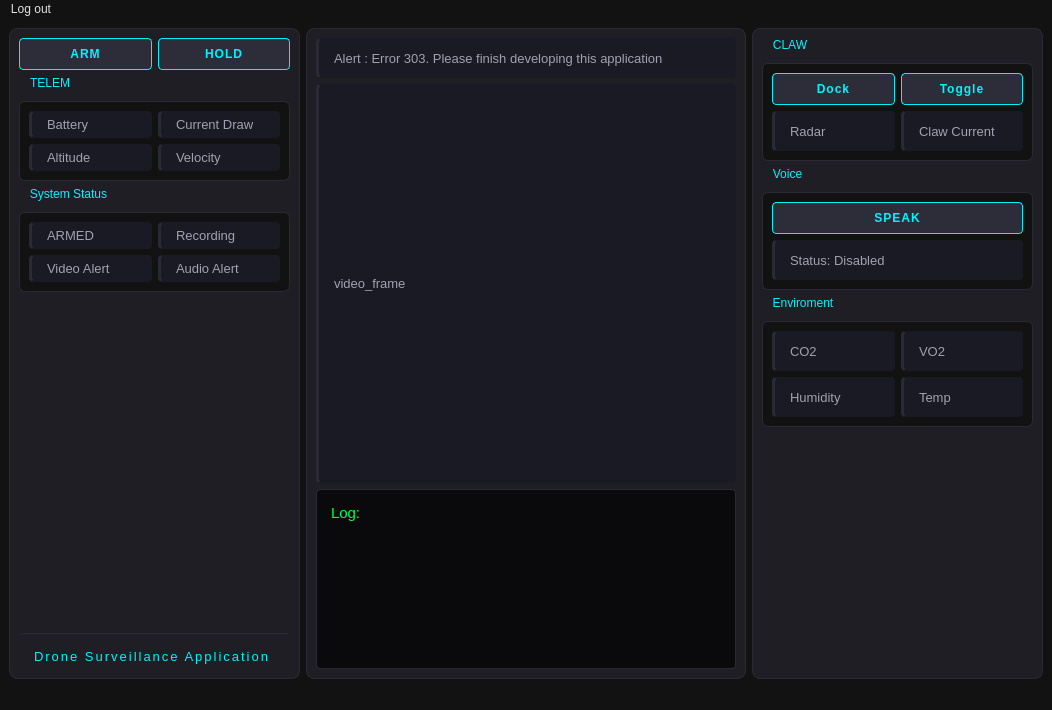
<?xml version="1.0" encoding="UTF-8"?>
<ui version="4.0">
 <class>MainWindow</class>
 <widget class="QMainWindow" name="MainWindow">
  <property name="geometry">
   <rect>
    <x>0</x>
    <y>0</y>
    <width>1052</width>
    <height>710</height>
   </rect>
  </property>
  <property name="mouseTracking">
   <bool>false</bool>
  </property>
  <property name="windowTitle">
   <string>MainWindow</string>
  </property>
  <property name="styleSheet">
   <string notr="true">/* 1. Global Background and Text */
QMainWindow, QWidget {
    background-color: #121212; /* Deep dark grey/black */
    color: #E0E0E0; /* Off-white text for readability */
    font-family: &quot;Segoe UI&quot;, &quot;Helvetica Neue&quot;, sans-serif;
}

/* 2. Layout Panels (Your QFrames) */
QFrame {
    background-color: #1E1E24; /* Slightly lighter grey for panels */
    border: 1px solid #2A2A35;
    border-radius: 8px;
}

/* 3. The Video Feed Label */
/* Assuming you name your camera label &quot;video_feed_label&quot; */
QLabel#video_feed_label {
    background-color: #000000;
    border: 2px solid #00F3FF; /* Neon Cyan tactical border */
    border-radius: 4px;
}

/* 4. Standard Text Labels (Telemetry data) */
QLabel {
    background-color: transparent;
    border: none;
    font-size: 13px;
}

/* 5. Modern Interactive Buttons */
QPushButton {
    background-color: #2D2D3A;
    border: 1px solid #00F3FF; /* Cyan outline */
    color: #00F3FF; /* Cyan text */
    padding: 8px 16px;
    border-radius: 4px;
    font-weight: bold;
	font: bold 11pt &quot;Ubuntu Sans&quot;;

    letter-spacing: 1px;
}

/* Button Hover Animation */
QPushButton:hover {
    background-color: #00F3FF; /* Fill solid cyan on hover */
    color: #121212; /* Invert text to black */
}

/* Button Click Animation */
QPushButton:pressed {
    background-color: #00B8D4;
    border: 1px solid #00B8D4;
}

/* 6. The Console Output (Read-only text box) */
QTextEdit {
    background-color: #0A0A0C; /* Pitch black */
    color: #00FF41; /* Hacker terminal green */
    border: 1px solid #2A2A35;
    font-family: &quot;Courier New&quot;, monospace;
    padding: 10px;
    border-radius: 4px;
}

/* General Text Labels (For titles like &quot;Battery&quot;, &quot;Altitude&quot;) */
QLabel {
    background-color: #1A1A24; /* Slightly lighter than the background */
    color: #A0A0B0; /* Muted grey/white text so it isn't blinding */
    padding: 6px 12px;
    border-radius: 4px;
    font-size: 13px;
    border-left: 3px solid #2A2A35; /* Subtle grey edge to give it structure */
}


/* 1. GroupBox Main Body (The Secret Fix) */
QGroupBox {
    color: #00F3FF;
    border: 1px solid #2A2A35;
    border-radius: 6px;
    margin-top: 25px; 
    
    /* Apply the massive font to the WHOLE box so the title inherits it */
    font:  16pt &quot;Ubuntu Sans&quot;; 
}

/* 2. GroupBox Title Alignment */
QGroupBox::title {
    subcontrol-origin: margin; 
    subcontrol-position: top left;
    padding: 0 8px; 
    left: 1px; 
    background-color: #1E1E24; 
    /* Notice: No font commands here anymore! */
}

/* 3. GroupBox Data Labels */
QGroupBox QLabel {
    /* Force the labels back down so they don't stay giant */
    font: 12pt &quot;Ubuntu Sans&quot;;
    font-weight: normal; 
}


/* Immunity Shield for the Logo Label */
QLabel#app_logo {
background-color: transparent;
border: none;
padding: 0px;
margin: 0px;
/* If there is text, force it back to standard grey/white: */
color: #E0E0E0;
}</string>
  </property>
  <widget class="QWidget" name="centralwidget">
   <layout class="QGridLayout" name="gridLayout_2">
    <item row="0" column="3">
     <widget class="QFrame" name="frame_right">
      <property name="minimumSize">
       <size>
        <width>291</width>
        <height>0</height>
       </size>
      </property>
      <property name="maximumSize">
       <size>
        <width>291</width>
        <height>16777215</height>
       </size>
      </property>
      <property name="baseSize">
       <size>
        <width>100</width>
        <height>0</height>
       </size>
      </property>
      <property name="frameShape">
       <enum>QFrame::StyledPanel</enum>
      </property>
      <property name="frameShadow">
       <enum>QFrame::Raised</enum>
      </property>
      <layout class="QVBoxLayout" name="verticalLayout_3">
       <item>
        <widget class="QGroupBox" name="groupBox">
         <property name="title">
          <string>CLAW</string>
         </property>
         <layout class="QGridLayout" name="gridLayout_7">
          <item row="0" column="0">
           <widget class="QPushButton" name="dock_button">
            <property name="text">
             <string>Dock</string>
            </property>
           </widget>
          </item>
          <item row="0" column="1">
           <widget class="QPushButton" name="toggle_claw_button">
            <property name="text">
             <string>Toggle</string>
            </property>
           </widget>
          </item>
          <item row="1" column="0">
           <widget class="QLabel" name="radar_label">
            <property name="minimumSize">
             <size>
              <width>0</width>
              <height>40</height>
             </size>
            </property>
            <property name="maximumSize">
             <size>
              <width>16777215</width>
              <height>40</height>
             </size>
            </property>
            <property name="text">
             <string>Radar</string>
            </property>
           </widget>
          </item>
          <item row="1" column="1">
           <widget class="QLabel" name="claw_current_label">
            <property name="minimumSize">
             <size>
              <width>0</width>
              <height>40</height>
             </size>
            </property>
            <property name="maximumSize">
             <size>
              <width>16777215</width>
              <height>40</height>
             </size>
            </property>
            <property name="text">
             <string>Claw Current</string>
            </property>
           </widget>
          </item>
         </layout>
        </widget>
       </item>
       <item>
        <widget class="QGroupBox" name="groupBox_2">
         <property name="title">
          <string>Voice</string>
         </property>
         <layout class="QVBoxLayout" name="verticalLayout_4">
          <item>
           <widget class="QPushButton" name="speak_button">
            <property name="text">
             <string>SPEAK</string>
            </property>
           </widget>
          </item>
          <item>
           <widget class="QLabel" name="speak_status">
            <property name="minimumSize">
             <size>
              <width>0</width>
              <height>40</height>
             </size>
            </property>
            <property name="maximumSize">
             <size>
              <width>16777215</width>
              <height>40</height>
             </size>
            </property>
            <property name="text">
             <string>Status: Disabled</string>
            </property>
           </widget>
          </item>
         </layout>
        </widget>
       </item>
       <item>
        <widget class="QGroupBox" name="groupBox_3">
         <property name="title">
          <string>Enviroment</string>
         </property>
         <layout class="QGridLayout" name="gridLayout_5">
          <item row="0" column="0">
           <widget class="QLabel" name="co2_label">
            <property name="minimumSize">
             <size>
              <width>0</width>
              <height>40</height>
             </size>
            </property>
            <property name="maximumSize">
             <size>
              <width>16777215</width>
              <height>40</height>
             </size>
            </property>
            <property name="text">
             <string>CO2</string>
            </property>
           </widget>
          </item>
          <item row="0" column="1">
           <widget class="QLabel" name="vo2_label">
            <property name="minimumSize">
             <size>
              <width>0</width>
              <height>40</height>
             </size>
            </property>
            <property name="maximumSize">
             <size>
              <width>16777215</width>
              <height>40</height>
             </size>
            </property>
            <property name="text">
             <string>VO2</string>
            </property>
           </widget>
          </item>
          <item row="1" column="0">
           <widget class="QLabel" name="hum_label">
            <property name="minimumSize">
             <size>
              <width>0</width>
              <height>40</height>
             </size>
            </property>
            <property name="maximumSize">
             <size>
              <width>16777215</width>
              <height>40</height>
             </size>
            </property>
            <property name="text">
             <string>Humidity</string>
            </property>
           </widget>
          </item>
          <item row="1" column="1">
           <widget class="QLabel" name="temp_label">
            <property name="minimumSize">
             <size>
              <width>0</width>
              <height>40</height>
             </size>
            </property>
            <property name="maximumSize">
             <size>
              <width>16777215</width>
              <height>40</height>
             </size>
            </property>
            <property name="text">
             <string>Temp</string>
            </property>
           </widget>
          </item>
         </layout>
        </widget>
       </item>
       <item>
        <spacer name="verticalSpacer_2">
         <property name="orientation">
          <enum>Qt::Vertical</enum>
         </property>
         <property name="sizeHint" stdset="0">
          <size>
           <width>20</width>
           <height>40</height>
          </size>
         </property>
        </spacer>
       </item>
      </layout>
     </widget>
    </item>
    <item row="0" column="2">
     <widget class="QFrame" name="frame_center">
      <property name="frameShape">
       <enum>QFrame::StyledPanel</enum>
      </property>
      <property name="frameShadow">
       <enum>QFrame::Raised</enum>
      </property>
      <layout class="QVBoxLayout" name="verticalLayout">
       <item>
        <widget class="QLabel" name="alert">
         <property name="maximumSize">
          <size>
           <width>16777215</width>
           <height>40</height>
          </size>
         </property>
         <property name="text">
          <string>Alert : Error 303. Please finish developing this application</string>
         </property>
        </widget>
       </item>
       <item>
        <widget class="QLabel" name="video_frame">
         <property name="text">
          <string>video_frame</string>
         </property>
        </widget>
       </item>
       <item>
        <widget class="QTextEdit" name="log">
         <property name="minimumSize">
          <size>
           <width>0</width>
           <height>50</height>
          </size>
         </property>
         <property name="maximumSize">
          <size>
           <width>16777215</width>
           <height>180</height>
          </size>
         </property>
         <property name="readOnly">
          <bool>true</bool>
         </property>
         <property name="html">
          <string>&lt;!DOCTYPE HTML PUBLIC &quot;-//W3C//DTD HTML 4.0//EN&quot; &quot;http://www.w3.org/TR/REC-html40/strict.dtd&quot;&gt;
&lt;html&gt;&lt;head&gt;&lt;meta name=&quot;qrichtext&quot; content=&quot;1&quot; /&gt;&lt;meta charset=&quot;utf-8&quot; /&gt;&lt;style type=&quot;text/css&quot;&gt;
p, li { white-space: pre-wrap; }
hr { height: 1px; border-width: 0; }
li.unchecked::marker { content: &quot;\2610&quot;; }
li.checked::marker { content: &quot;\2612&quot;; }
&lt;/style&gt;&lt;/head&gt;&lt;body style=&quot; font-family:'Courier New','monospace'; font-size:11pt; font-weight:400; font-style:normal;&quot;&gt;
&lt;p style=&quot; margin-top:0px; margin-bottom:0px; margin-left:0px; margin-right:0px; -qt-block-indent:0; text-indent:0px;&quot;&gt;Log: &lt;/p&gt;&lt;/body&gt;&lt;/html&gt;</string>
         </property>
        </widget>
       </item>
      </layout>
     </widget>
    </item>
    <item row="0" column="0">
     <widget class="QFrame" name="frame_left">
      <property name="minimumSize">
       <size>
        <width>291</width>
        <height>0</height>
       </size>
      </property>
      <property name="maximumSize">
       <size>
        <width>291</width>
        <height>16777215</height>
       </size>
      </property>
      <property name="baseSize">
       <size>
        <width>100</width>
        <height>0</height>
       </size>
      </property>
      <property name="frameShape">
       <enum>QFrame::StyledPanel</enum>
      </property>
      <property name="frameShadow">
       <enum>QFrame::Raised</enum>
      </property>
      <layout class="QVBoxLayout" name="verticalLayout_2">
       <item>
        <layout class="QGridLayout" name="gridLayout">
         <item row="4" column="0" colspan="2">
          <widget class="QGroupBox" name="telem_box">
           <property name="title">
            <string>TELEM</string>
           </property>
           <layout class="QGridLayout" name="gridLayout_3">
            <item row="0" column="0">
             <widget class="QLabel" name="battery_label">
              <property name="maximumSize">
               <size>
                <width>16777215</width>
                <height>40</height>
               </size>
              </property>
              <property name="baseSize">
               <size>
                <width>40</width>
                <height>0</height>
               </size>
              </property>
              <property name="text">
               <string>Battery</string>
              </property>
             </widget>
            </item>
            <item row="0" column="1">
             <widget class="QLabel" name="current_label">
              <property name="maximumSize">
               <size>
                <width>16777215</width>
                <height>40</height>
               </size>
              </property>
              <property name="baseSize">
               <size>
                <width>40</width>
                <height>0</height>
               </size>
              </property>
              <property name="text">
               <string>Current Draw</string>
              </property>
             </widget>
            </item>
            <item row="1" column="0">
             <widget class="QLabel" name="altitude_label">
              <property name="maximumSize">
               <size>
                <width>16777215</width>
                <height>40</height>
               </size>
              </property>
              <property name="baseSize">
               <size>
                <width>40</width>
                <height>0</height>
               </size>
              </property>
              <property name="text">
               <string>Altitude</string>
              </property>
             </widget>
            </item>
            <item row="1" column="1">
             <widget class="QLabel" name="velocity_label">
              <property name="maximumSize">
               <size>
                <width>16777215</width>
                <height>40</height>
               </size>
              </property>
              <property name="baseSize">
               <size>
                <width>40</width>
                <height>0</height>
               </size>
              </property>
              <property name="text">
               <string>Velocity</string>
              </property>
             </widget>
            </item>
           </layout>
          </widget>
         </item>
         <item row="5" column="0" colspan="2">
          <widget class="QGroupBox" name="system_box">
           <property name="title">
            <string>System Status</string>
           </property>
           <layout class="QGridLayout" name="gridLayout_4">
            <item row="1" column="1">
             <widget class="QLabel" name="audio_alert_label">
              <property name="maximumSize">
               <size>
                <width>16777215</width>
                <height>40</height>
               </size>
              </property>
              <property name="baseSize">
               <size>
                <width>40</width>
                <height>0</height>
               </size>
              </property>
              <property name="text">
               <string>Audio Alert</string>
              </property>
             </widget>
            </item>
            <item row="1" column="0">
             <widget class="QLabel" name="video_alert_label">
              <property name="maximumSize">
               <size>
                <width>16777215</width>
                <height>40</height>
               </size>
              </property>
              <property name="baseSize">
               <size>
                <width>40</width>
                <height>0</height>
               </size>
              </property>
              <property name="text">
               <string>Video Alert</string>
              </property>
             </widget>
            </item>
            <item row="0" column="1">
             <widget class="QLabel" name="recording_label">
              <property name="maximumSize">
               <size>
                <width>16777215</width>
                <height>40</height>
               </size>
              </property>
              <property name="baseSize">
               <size>
                <width>40</width>
                <height>0</height>
               </size>
              </property>
              <property name="text">
               <string>Recording</string>
              </property>
             </widget>
            </item>
            <item row="0" column="0">
             <widget class="QLabel" name="armed_label">
              <property name="maximumSize">
               <size>
                <width>16777215</width>
                <height>40</height>
               </size>
              </property>
              <property name="baseSize">
               <size>
                <width>40</width>
                <height>0</height>
               </size>
              </property>
              <property name="text">
               <string>ARMED</string>
              </property>
             </widget>
            </item>
           </layout>
          </widget>
         </item>
         <item row="2" column="0">
          <widget class="QPushButton" name="ARM_button">
           <property name="text">
            <string>ARM</string>
           </property>
          </widget>
         </item>
         <item row="2" column="1">
          <widget class="QPushButton" name="HOLD_button">
           <property name="text">
            <string>HOLD</string>
           </property>
          </widget>
         </item>
        </layout>
       </item>
       <item>
        <spacer name="verticalSpacer">
         <property name="orientation">
          <enum>Qt::Vertical</enum>
         </property>
         <property name="sizeHint" stdset="0">
          <size>
           <width>20</width>
           <height>40</height>
          </size>
         </property>
        </spacer>
       </item>
       <item alignment="Qt::AlignHCenter">
        <widget class="QLabel" name="app_logo">
         <property name="minimumSize">
          <size>
           <width>60</width>
           <height>60</height>
          </size>
         </property>
         <property name="styleSheet">
          <string notr="true">QLabel#app_logo {
    ...
}</string>
         </property>
         <property name="pixmap">
          <pixmap>img/drone.png</pixmap>
         </property>
         <property name="scaledContents">
          <bool>true</bool>
         </property>
        </widget>
       </item>
       <item>
        <widget class="QLabel" name="label_app_title">
         <property name="styleSheet">
          <string notr="true">/* Branding / App Title Styling */
QLabel {
    color: #00F3FF; /* Cyan to match your accent colors */
    font: bold 8pt &quot;Ubuntu Sans&quot;;
    background-color: transparent; /* Ensures no weird boxes */
    border: none; /* Removes any default borders */
    border-top: 1px solid #2A2A35; /* Creates a subtle line separating the logo from the spacer */
    padding-top: 15px; /* Pushes the text down away from the line */
    padding-bottom: 5px;
    qproperty-alignment: AlignCenter; /* Forces the text perfectly to the center */
    letter-spacing: 2px; /* Spreads the letters out for a cinematic, high-tech look */
}</string>
         </property>
         <property name="text">
          <string>Drone Surveillance Application</string>
         </property>
        </widget>
       </item>
      </layout>
     </widget>
    </item>
   </layout>
  </widget>
  <widget class="QMenuBar" name="menubar">
   <property name="geometry">
    <rect>
     <x>0</x>
     <y>0</y>
     <width>1052</width>
     <height>26</height>
    </rect>
   </property>
   <widget class="QMenu" name="log_out">
    <property name="title">
     <string>Log out</string>
    </property>
   </widget>
   <addaction name="log_out"/>
  </widget>
  <widget class="QStatusBar" name="statusbar"/>
 </widget>
 <resources/>
 <connections/>
</ui>
